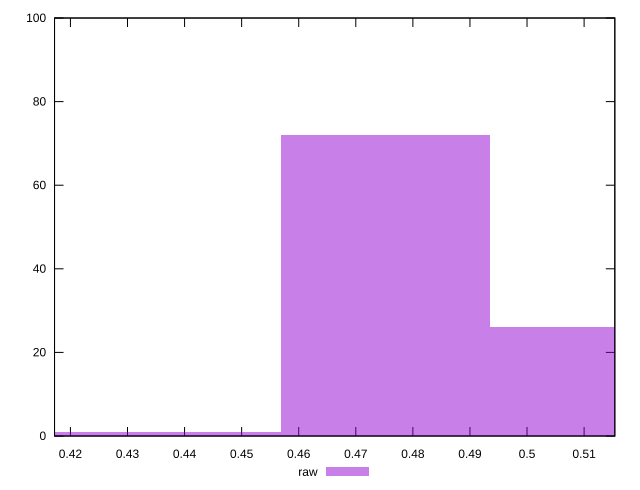

gnuplot code for this plot:
reset

$raw <<EOF
0.4021413546668147 1
0.5118162695759461 26
0.4752579646062356 72
0.43869965963652513 1
EOF

set key outside below
set boxwidth 0.03655830496971043
set xrange [0.4172165056100327:0.515383004754315]
set yrange [0:100]
set trange [0:100]
set style fill transparent solid 0.5 noborder
set terminal svg size 640, 490 enhanced background rgb 'white'
set output "report_00008_2021-01-22T20:58:29.167/meta/score/samples/pages/raw/histogram.svg"

plot $raw title "raw" with boxes

reset
